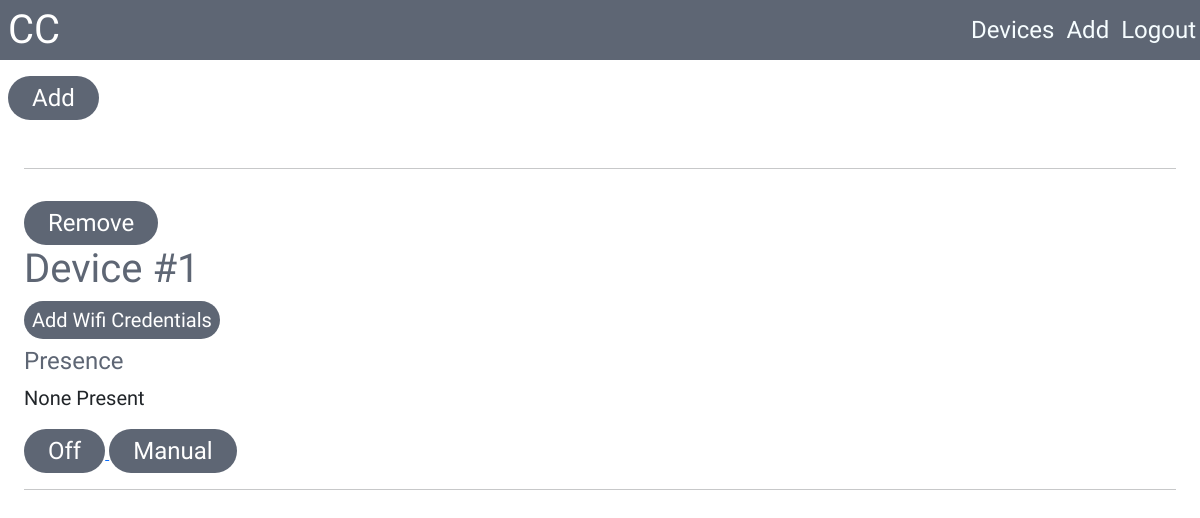
/devices/ (signed in), run on an earlier commit of the app's database.
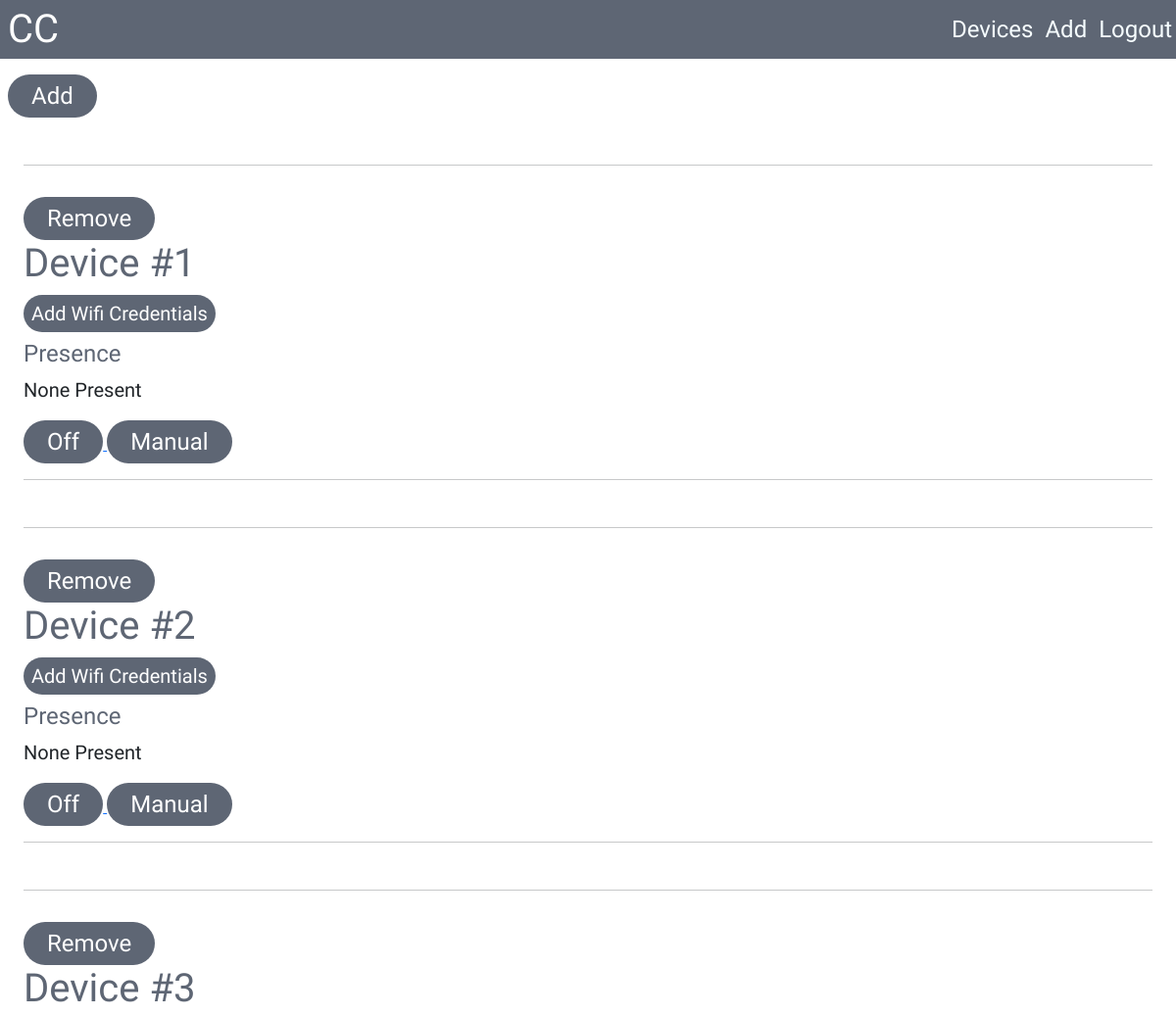
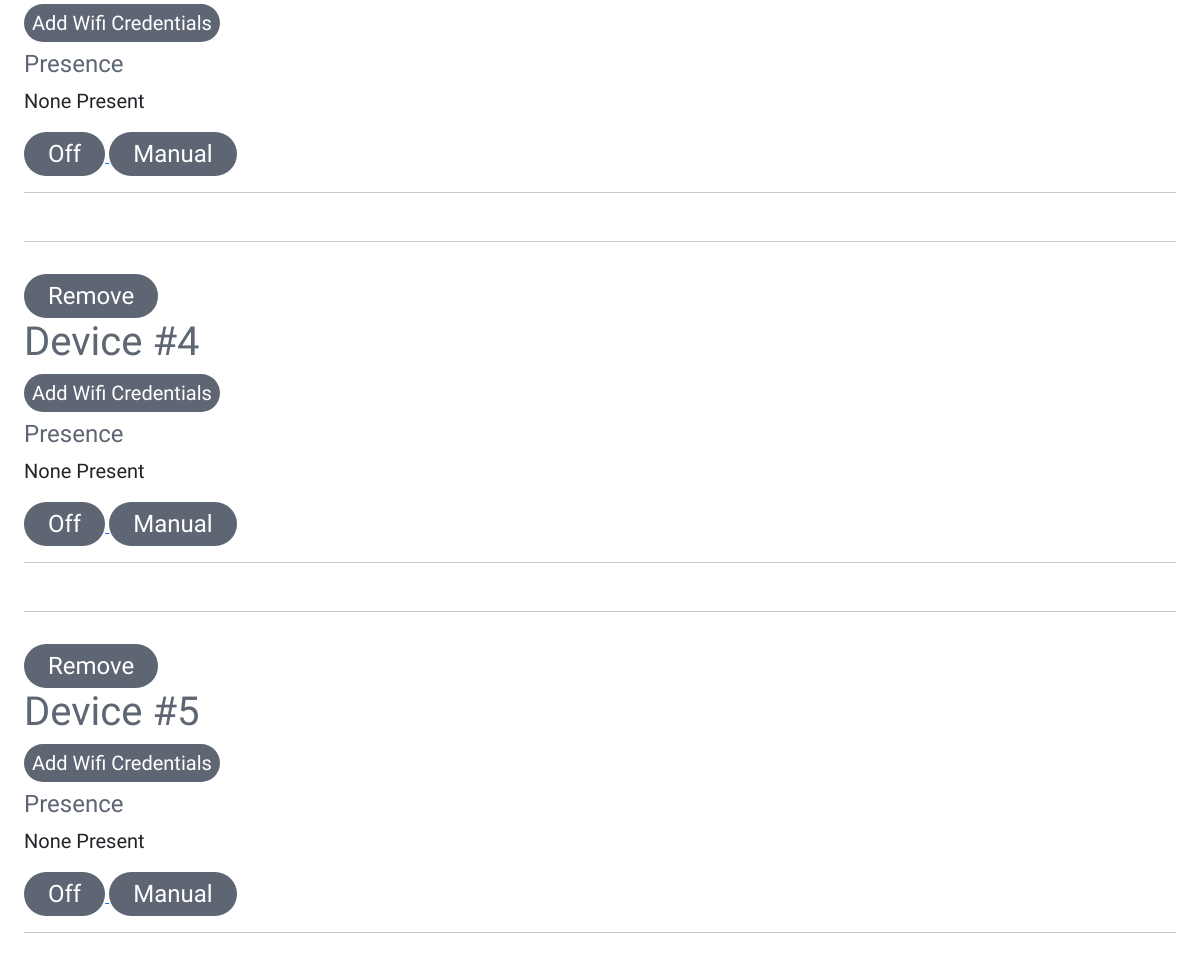
And on a later commit of the database (2 pictures, top to bottom).
### device/models.py (models this page shows)
class Device(models.Model):
    manufacturing_id = models.CharField(max_length=255)
    associated_wifi_credentials = models.ForeignKey(WifiCredential, on_delete=models.SET_NULL, null=True, blank=True)
    associated_user = models.ForeignKey(User, on_delete=models.SET_NULL, null=True, blank=True)
    any_presence = models.BooleanField(null=True, blank=True)
    state = models.BooleanField(null=True, blank=True)
    is_auto = models.BooleanField(null=True, blank=True)

### device/views.py (the view)
# urls.py: path("", views.devices_view, name="devices"),
@login_required(login_url="login")
def devices_view(request):
    if request.user.is_superuser:
        devices = Device.objects.all()
    else:
        devices = Device.objects.filter(associated_user=request.user)
    context = {"devices": devices}
    return render(request, "devices.html", context)

### device/templates/devices.html (shortened to what this page needs)
{% extends "layout.html" %} {% block content %}
{% include "components/device/devices_component.html" %}
{% endblock content %}

### templates/layout.html (shortened to what this page needs)
<!DOCTYPE html>
{% load static %}
<html lang="en">
	<head>
		<link
			href="https://cdn.jsdelivr.net/npm/bootstrap@5.0.2/dist/css/bootstrap.min.css"
			rel="stylesheet"
		/>
		<link rel="stylesheet" href="{% static 'styles/style.css' %}" />
	</head>
	<body>
		{% include "navigation.html" %} {% block content %}{% endblock content %}
	</body>
</html>

### templates/navigation.html
<nav class="d-flex justify-content-between align-items-center">
	<a class="fs-1 px-2 nav_logo" href="{% url 'home' %}">CC</a>
	<div class="d-inline">
		{% if request.user.is_authenticated %}
		<a class="fs-4 px-1 nav_link" href="{% url 'devices' %}">Devices</a>
		<a class="fs-4 px-1 nav_link" href="{% url 'add_manufactured_device' %}"
			>Add</a
		>
		<a class="fs-4 px-1 nav_link" href="{% url 'logout' %}">Logout</a>
		{% else %}
		<a class="fs-4 px-2 nav_link" href="{% url 'register' %}">Register</a>
		<a class="fs-4 px-2 nav_link" href="{% url 'login' %}">Login</a>
		{% endif %}
	</div>
</nav>

### templates/components/device/devices_component.html (shortened to what this page needs)
<div>
	<a href="{% url 'validate_device' %}"
		><button
			class="mx-2 form_button mt-3 px-4 py-1 border-0 fs-4 rounded-pill"
			style="border-radius: 7.5px"
		>
			Add
		</button></a
	>
</div>
{% for device in devices %} {% include "./device_component.html" %}
{% endfor %}

### templates/components/device/device_component.html
<div class="my-5 mx-4">
	<hr />
	<a href="{% url 'remove_device' device.id %}"><button
			class="form_button mt-3 px-4 py-1 border-0 fs-4 rounded-pill"
			style="border-radius: 7.5px">
			Remove
		</button></a>
	<h1 class="form_heading fs-1">Device #{{device.id}}</h1>
	{% if device.associated_wifi_credentials %}
	<a
		href="{% url 'update_wifi_credentials' device.associated_wifi_credentials.id %}">
		<button
			class="form_button px-2 py-1 border-0 fs-5 rounded-pill"
			style="border-radius: 7.5px">
			Update Wifi Credentials
		</button>
	</a>
	<p class="fs-4 mt-1 my-0 form_heading">Wifi SSID</p>
	<p class="fs-5 mt-1 my-0">{{device.associated_wifi_credentials.ssid}}</p>
	{% else %}
	<a
		href="{% url 'get_wifi_credentials' device.id %}">
		<button
			class="form_button px-2 py-1 border-0 fs-5 rounded-pill"
			style="border-radius: 7.5px">
			Add Wifi Credentials
		</button>
	</a>
	{% endif %}
	<p class="fs-4 mt-1 my-0 form_heading">Presence</p>
	<p class="fs-5 mt-1 my-0">
		{% if device.presence %} Present {% else %} None Present {% endif %}
	</p>
	<a href="{% url 'toggle_state' device.id %}">
		<button
			class="form_button mt-3 px-4 py-1 border-0 fs-4 rounded-pill"
			style="border-radius: 7.5px">
			{% if device.state %} On {% else %} Off {% endif %}
		</button>
	</a>
	<a href="{% url 'toggle_mode' device.id %}">
		<button
			class="form_button mt-3 px-4 py-1 border-0 fs-4 rounded-pill"
			style="border-radius: 7.5px">
			{% if device.is_auto %} Auto {% else %} Manual {% endif %}
		</button>
	</a>
	<hr />
</div>

### static/styles/style.css (style rules this page uses)
* { font-family: "Neuton", serif; margin: 0; padding: 0; }
nav { height: fit-content; background-color: #5e6674; }
.nav_logo, .nav_link { color: #f6fdff; text-decoration: none; }
.form_heading { color: #5e6674; }
.form_button { color: white; background-color: #5e6674; }

What changed in the data, as far as the page shows it:
added Device: id "2", shows "Add Wifi Credentials", shows "Off", shows "Manual"
added Device: id "3", shows "Add Wifi Credentials", shows "Off", shows "Manual"
added Device: id "4", shows "Add Wifi Credentials", shows "Off", shows "Manual"
added Device: id "5", shows "Add Wifi Credentials", shows "Off", shows "Manual"
